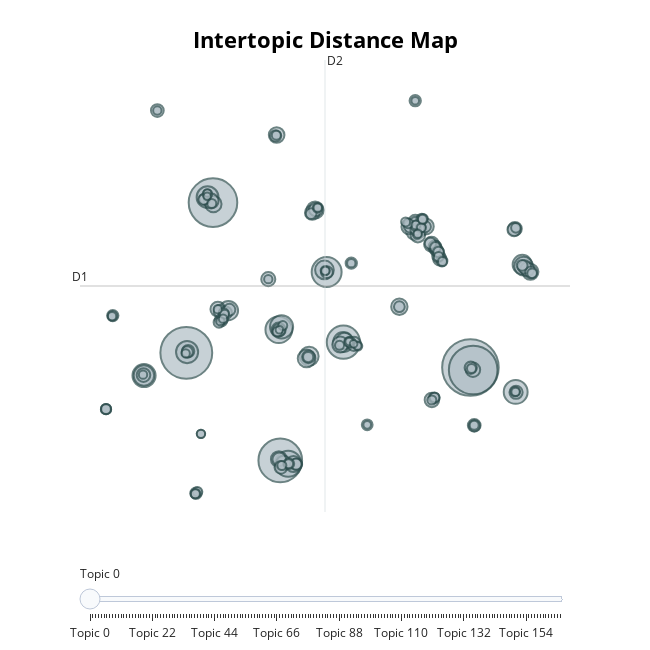

Notebook code for this chart:
### Code cell
fig = topic_model_custom.visualize_topics()
fig.show()

### Figure 1 — Plotly figure (JSON) as saved in the notebook; plotly's stock layout.template omitted (floating-point values rounded to 4 significant figures; data arrays with more than 128 entries replaced by an {"elided": "..."} marker saying what was removed)
{"data": [{"customdata": {"elided": "167x3 mixed values"}, "hovertemplate": "<b>Topic %{customdata[0]}</b><br>%{customdata[1]}<br>Size: %{customdata[2]}", "legendgroup": "", "marker": {"color": "#B0BEC5", "line": {"color": "DarkSlateGrey", "width": 2}, "size": {"elided": "167 int values"}, "sizemode": "area", "sizeref": 0.1719, "symbol": "circle"}, "mode": "markers", "name": "", "orientation": "v", "showlegend": false, "type": "scatter", "x": {"elided": "167 float values"}, "xaxis": "x", "y": {"elided": "167 float values"}, "yaxis": "y"}], "layout": {"annotations": [{"showarrow": false, "text": "D1", "x": -14.72, "y": 7.071, "yshift": 10}, {"showarrow": false, "text": "D2", "x": 3.361, "xshift": 10, "y": 25.66}], "height": 650, "hoverlabel": {"bgcolor": "white", "font": {"family": "Rockwell", "size": 16}}, "legend": {"itemsizing": "constant", "tracegroupgap": 0}, "margin": {"t": 60}, "shapes": [{"line": {"color": "#CFD8DC", "width": 2}, "type": "line", "x0": 3.361, "x1": 3.361, "y0": -11.51, "y1": 25.66}, {"line": {"color": "#9E9E9E", "width": 2}, "type": "line", "x0": -14.72, "x1": 21.44, "y0": 7.071, "y1": 7.071}], "sliders": [{"active": 0, "pad": {"t": 50}, "steps": [{"args": [{"marker.color": {"elided": "1x167 str values"}}], "label": "Topic 0", "method": "update"}, {"args": [{"marker.color": {"elided": "1x167 str values"}}], "label": "Topic 1", "method": "update"}, {"args": [{"marker.color": {"elided": "1x167 str values"}}], "label": "Topic 2", "method": "update"}, {"args": [{"marker.color": {"elided": "1x167 str values"}}], "label": "Topic 3", "method": "update"}, {"args": [{"marker.color": {"elided": "1x167 str values"}}], "label": "Topic 4", "method": "update"}, {"args": [{"marker.color": {"elided": "1x167 str values"}}], "label": "Topic 5", "method": "update"}, {"args": [{"marker.color": {"elided": "1x167 str values"}}], "label": "Topic 6", "method": "update"}, {"args": [{"marker.color": {"elided": "1x167 str values"}}], "label": "Topic 7", "method": "update"}, {"args": [{"marker.color": {"elided": "1x167 str values"}}], "label": "Topic 8", "method": "update"}, {"args": [{"marker.color": {"elided": "1x167 str values"}}], "label": "Topic 9", "method": "update"}, {"args": [{"marker.color": {"elided": "1x167 str values"}}], "label": "Topic 10", "method": "update"}, {"args": [{"marker.color": {"elided": "1x167 str values"}}], "label": "Topic 11", "method": "update"}, {"args": [{"marker.color": {"elided": "1x167 str values"}}], "label": "Topic 12", "method": "update"}, {"args": [{"marker.color": {"elided": "1x167 str values"}}], "label": "Topic 13", "method": "update"}, {"args": [{"marker.color": {"elided": "1x167 str values"}}], "label": "Topic 14", "method": "update"}, {"args": [{"marker.color": {"elided": "1x167 str values"}}], "label": "Topic 15", "method": "update"}, {"args": [{"marker.color": {"elided": "1x167 str values"}}], "label": "Topic 16", "method": "update"}, {"args": [{"marker.color": {"elided": "1x167 str values"}}], "label": "Topic 17", "method": "update"}, {"args": [{"marker.color": {"elided": "1x167 str values"}}], "label": "Topic 18", "method": "update"}, {"args": [{"marker.color": {"elided": "1x167 str values"}}], "label": "Topic 19", "method": "update"}, {"args": [{"marker.color": {"elided": "1x167 str values"}}], "label": "Topic 20", "method": "update"}, {"args": [{"marker.color": {"elided": "1x167 str values"}}], "label": "Topic 21", "method": "update"}, {"args": [{"marker.color": {"elided": "1x167 str values"}}], "label": "Topic 22", "method": "update"}, {"args": [{"marker.color": {"elided": "1x167 str values"}}], "label": "Topic 23", "method": "update"}, {"args": [{"marker.color": {"elided": "1x167 str values"}}], "label": "Topic 24", "method": "update"}, {"args": [{"marker.color": {"elided": "1x167 str values"}}], "label": "Topic 25", "method": "update"}, {"args": [{"marker.color": {"elided": "1x167 str values"}}], "label": "Topic 26", "method": "update"}, {"args": [{"marker.color": {"elided": "1x167 str values"}}], "label": "Topic 27", "method": "update"}, {"args": [{"marker.color": {"elided": "1x167 str values"}}], "label": "Topic 28", "method": "update"}, {"args": [{"marker.color": {"elided": "1x167 str values"}}], "label": "Topic 29", "method": "update"}, {"args": [{"marker.color": {"elided": "1x167 str values"}}], "label": "Topic 30", "method": "update"}, {"args": [{"marker.color": {"elided": "1x167 str values"}}], "label": "Topic 31", "method": "update"}, {"args": [{"marker.color": {"elided": "1x167 str values"}}], "label": "Topic 32", "method": "update"}, {"args": [{"marker.color": {"elided": "1x167 str values"}}], "label": "Topic 33", "method": "update"}, {"args": [{"marker.color": {"elided": "1x167 str values"}}], "label": "Topic 34", "method": "update"}, {"args": [{"marker.color": {"elided": "1x167 str values"}}], "label": "Topic 35", "method": "update"}, {"args": [{"marker.color": {"elided": "1x167 str values"}}], "label": "Topic 36", "method": "update"}, {"args": [{"marker.color": {"elided": "1x167 str values"}}], "label": "Topic 37", "method": "update"}, {"args": [{"marker.color": {"elided": "1x167 str values"}}], "label": "Topic 38", "method": "update"}, {"args": [{"marker.color": {"elided": "1x167 str values"}}], "label": "Topic 39", "method": "update"}, {"args": [{"marker.color": {"elided": "1x167 str values"}}], "label": "Topic 40", "method": "update"}, {"args": [{"marker.color": {"elided": "1x167 str values"}}], "label": "Topic 41", "method": "update"}, {"args": [{"marker.color": {"elided": "1x167 str values"}}], "label": "Topic 42", "method": "update"}, {"args": [{"marker.color": {"elided": "1x167 str values"}}], "label": "Topic 43", "method": "update"}, {"args": [{"marker.color": {"elided": "1x167 str values"}}], "label": "Topic 44", "method": "update"}, {"args": [{"marker.color": {"elided": "1x167 str values"}}], "label": "Topic 45", "method": "update"}, {"args": [{"marker.color": {"elided": "1x167 str values"}}], "label": "Topic 46", "method": "update"}, {"args": [{"marker.color": {"elided": "1x167 str values"}}], "label": "Topic 47", "method": "update"}, {"args": [{"marker.color": {"elided": "1x167 str values"}}], "label": "Topic 48", "method": "update"}, {"args": [{"marker.color": {"elided": "1x167 str values"}}], "label": "Topic 49", "method": "update"}, {"args": [{"marker.color": {"elided": "1x167 str values"}}], "label": "Topic 50", "method": "update"}, {"args": [{"marker.color": {"elided": "1x167 str values"}}], "label": "Topic 51", "method": "update"}, {"args": [{"marker.color": {"elided": "1x167 str values"}}], "label": "Topic 52", "method": "update"}, {"args": [{"marker.color": {"elided": "1x167 str values"}}], "label": "Topic 53", "method": "update"}, {"args": [{"marker.color": {"elided": "1x167 str values"}}], "label": "Topic 54", "method": "update"}, {"args": [{"marker.color": {"elided": "1x167 str values"}}], "label": "Topic 55", "method": "update"}, {"args": [{"marker.color": {"elided": "1x167 str values"}}], "label": "Topic 56", "method": "update"}, {"args": [{"marker.color": {"elided": "1x167 str values"}}], "label": "Topic 57", "method": "update"}, {"args": [{"marker.color": {"elided": "1x167 str values"}}], "label": "Topic 58", "method": "update"}, {"args": [{"marker.color": {"elided": "1x167 str values"}}], "label": "Topic 59", "method": "update"}, {"args": [{"marker.color": {"elided": "1x167 str values"}}], "label": "Topic 60", "method": "update"}, {"args": [{"marker.color": {"elided": "1x167 str values"}}], "label": "Topic 61", "method": "update"}, {"args": [{"marker.color": {"elided": "1x167 str values"}}], "label": "Topic 62", "method": "update"}, {"args": [{"marker.color": {"elided": "1x167 str values"}}], "label": "Topic 63", "method": "update"}, {"args": [{"marker.color": {"elided": "1x167 str values"}}], "label": "Topic 64", "method": "update"}, {"args": [{"marker.color": {"elided": "1x167 str values"}}], "label": "Topic 65", "method": "update"}, {"args": [{"marker.color": {"elided": "1x167 str values"}}], "label": "Topic 66", "method": "update"}, {"args": [{"marker.color": {"elided": "1x167 str values"}}], "label": "Topic 67", "method": "update"}, {"args": [{"marker.color": {"elided": "1x167 str values"}}], "label": "Topic 68", "method": "update"}, {"args": [{"marker.color": {"elided": "1x167 str values"}}], "label": "Topic 69", "method": "update"}, {"args": [{"marker.color": {"elided": "1x167 str values"}}], "label": "Topic 70", "method": "update"}, {"args": [{"marker.color": {"elided": "1x167 str values"}}], "label": "Topic 71", "method": "update"}, {"args": [{"marker.color": {"elided": "1x167 str values"}}], "label": "Topic 72", "method": "update"}, {"args": [{"marker.color": {"elided": "1x167 str values"}}], "label": "Topic 73", "method": "update"}, {"args": [{"marker.color": {"elided": "1x167 str values"}}], "label": "Topic 74", "method": "update"}, {"args": [{"marker.color": {"elided": "1x167 str values"}}], "label": "Topic 75", "method": "update"}, {"args": [{"marker.color": {"elided": "1x167 str values"}}], "label": "Topic 76", "method": "update"}, {"args": [{"marker.color": {"elided": "1x167 str values"}}], "label": "Topic 77", "method": "update"}, {"args": [{"marker.color": {"elided": "1x167 str values"}}], "label": "Topic 78", "method": "update"}, {"args": [{"marker.color": {"elided": "1x167 str values"}}], "label": "Topic 79", "method": "update"}, {"args": [{"marker.color": {"elided": "1x167 str values"}}], "label": "Topic 80", "method": "update"}, {"args": [{"marker.color": {"elided": "1x167 str values"}}], "label": "Topic 81", "method": "update"}, {"args": [{"marker.color": {"elided": "1x167 str values"}}], "label": "Topic 82", "method": "update"}, {"args": [{"marker.color": {"elided": "1x167 str values"}}], "label": "Topic 83", "method": "update"}, {"args": [{"marker.color": {"elided": "1x167 str values"}}], "label": "Topic 84", "method": "update"}, {"args": [{"marker.color": {"elided": "1x167 str values"}}], "label": "Topic 85", "method": "update"}, {"args": [{"marker.color": {"elided": "1x167 str values"}}], "label": "Topic 86", "method": "update"}, {"args": [{"marker.color": {"elided": "1x167 str values"}}], "label": "Topic 87", "method": "update"}, {"args": [{"marker.color": {"elided": "1x167 str values"}}], "label": "Topic 88", "method": "update"}, {"args": [{"marker.color": {"elided": "1x167 str values"}}], "label": "Topic 89", "method": "update"}, {"args": [{"marker.color": {"elided": "1x167 str values"}}], "label": "Topic 90", "method": "update"}, {"args": [{"marker.color": {"elided": "1x167 str values"}}], "label": "Topic 91", "method": "update"}, {"args": [{"marker.color": {"elided": "1x167 str values"}}], "label": "Topic 92", "method": "update"}, {"args": [{"marker.color": {"elided": "1x167 str values"}}], "label": "Topic 93", "method": "update"}, {"args": [{"marker.color": {"elided": "1x167 str values"}}], "label": "Topic 94", "method": "update"}, {"args": [{"marker.color": {"elided": "1x167 str values"}}], "label": "Topic 95", "method": "update"}, {"args": [{"marker.color": {"elided": "1x167 str values"}}], "label": "Topic 96", "method": "update"}, {"args": [{"marker.color": {"elided": "1x167 str values"}}], "label": "Topic 97", "method": "update"}, {"args": [{"marker.color": {"elided": "1x167 str values"}}], "label": "Topic 98", "method": "update"}, {"args": [{"marker.color": {"elided": "1x167 str values"}}], "label": "Topic 99", "method": "update"}, {"args": [{"marker.color": {"elided": "1x167 str values"}}], "label": "Topic 100", "method": "update"}, {"args": [{"marker.color": {"elided": "1x167 str values"}}], "label": "Topic 101", "method": "update"}, {"args": [{"marker.color": {"elided": "1x167 str values"}}], "label": "Topic 102", "method": "update"}, {"args": [{"marker.color": {"elided": "1x167 str values"}}], "label": "Topic 103", "method": "update"}, {"args": [{"marker.color": {"elided": "1x167 str values"}}], "label": "Topic 104", "method": "update"}, {"args": [{"marker.color": {"elided": "1x167 str values"}}], "label": "Topic 105", "method": "update"}, {"args": [{"marker.color": {"elided": "1x167 str values"}}], "label": "Topic 106", "method": "update"}, {"args": [{"marker.color": {"elided": "1x167 str values"}}], "label": "Topic 107", "method": "update"}, {"args": [{"marker.color": {"elided": "1x167 str values"}}], "label": "Topic 108", "method": "update"}, {"args": [{"marker.color": {"elided": "1x167 str values"}}], "label": "Topic 109", "method": "update"}, {"args": [{"marker.color": {"elided": "1x167 str values"}}], "label": "Topic 110", "method": "update"}, {"args": [{"marker.color": {"elided": "1x167 str values"}}], "label": "Topic 111", "method": "update"}, {"args": [{"marker.color": {"elided": "1x167 str values"}}], "label": "Topic 112", "method": "update"}, {"args": [{"marker.color": {"elided": "1x167 str values"}}], "label": "Topic 113", "method": "update"}, {"args": [{"marker.color": {"elided": "1x167 str values"}}], "label": "Topic 114", "method": "update"}, {"args": [{"marker.color": {"elided": "1x167 str values"}}], "label": "Topic 115", "method": "update"}, {"args": [{"marker.color": {"elided": "1x167 str values"}}], "label": "Topic 116", "method": "update"}, {"args": [{"marker.color": {"elided": "1x167 str values"}}], "label": "Topic 117", "method": "update"}, {"args": [{"marker.color": {"elided": "1x167 str values"}}], "label": "Topic 118", "method": "update"}, {"args": [{"marker.color": {"elided": "1x167 str values"}}], "label": "Topic 119", "method": "update"}, {"args": [{"marker.color": {"elided": "1x167 str values"}}], "label": "Topic 120", "method": "update"}, {"args": [{"marker.color": {"elided": "1x167 str values"}}], "label": "Topic 121", "method": "update"}, {"args": [{"marker.color": {"elided": "1x167 str values"}}], "label": "Topic 122", "method": "update"}, {"args": [{"marker.color": {"elided": "1x167 str values"}}], "label": "Topic 123", "method": "update"}, {"args": [{"marker.color": {"elided": "1x167 str values"}}], "label": "Topic 124", "method": "update"}, {"args": [{"marker.color": {"elided": "1x167 str values"}}], "label": "Topic 125", "method": "update"}, {"args": [{"marker.color": {"elided": "1x167 str values"}}], "label": "Topic 126", "method": "update"}, {"args": [{"marker.color": {"elided": "1x167 str values"}}], "label": "Topic 127", "method": "update"}, {"args": [{"marker.color": {"elided": "1x167 str values"}}], "label": "Topic 128", "method": "update"}, {"args": [{"marker.color": {"elided": "1x167 str values"}}], "label": "Topic 129", "method": "update"}, {"args": [{"marker.color": {"elided": "1x167 str values"}}], "label": "Topic 130", "method": "update"}, {"args": [{"marker.color": {"elided": "1x167 str values"}}], "label": "Topic 131", "method": "update"}, {"args": [{"marker.color": {"elided": "1x167 str values"}}], "label": "Topic 132", "method": "update"}, {"args": [{"marker.color": {"elided": "1x167 str values"}}], "label": "Topic 133", "method": "update"}, {"args": [{"marker.color": {"elided": "1x167 str values"}}], "label": "Topic 134", "method": "update"}, {"args": [{"marker.color": {"elided": "1x167 str values"}}], "label": "Topic 135", "method": "update"}, {"args": [{"marker.color": {"elided": "1x167 str values"}}], "label": "Topic 136", "method": "update"}, {"args": [{"marker.color": {"elided": "1x167 str values"}}], "label": "Topic 137", "method": "update"}, {"args": [{"marker.color": {"elided": "1x167 str values"}}], "label": "Topic 138", "method": "update"}, {"args": [{"marker.color": {"elided": "1x167 str values"}}], "label": "Topic 139", "method": "update"}, {"args": [{"marker.color": {"elided": "1x167 str values"}}], "label": "Topic 140", "method": "update"}, {"args": [{"marker.color": {"elided": "1x167 str values"}}], "label": "Topic 141", "method": "update"}, {"args": [{"marker.color": {"elided": "1x167 str values"}}], "label": "Topic 142", "method": "update"}, {"args": [{"marker.color": {"elided": "1x167 str values"}}], "label": "Topic 143", "method": "update"}, {"args": [{"marker.color": {"elided": "1x167 str values"}}], "label": "Topic 144", "method": "update"}, {"args": [{"marker.color": {"elided": "1x167 str values"}}], "label": "Topic 145", "method": "update"}, {"args": [{"marker.color": {"elided": "1x167 str values"}}], "label": "Topic 146", "method": "update"}, {"args": [{"marker.color": {"elided": "1x167 str values"}}], "label": "Topic 147", "method": "update"}, {"args": [{"marker.color": {"elided": "1x167 str values"}}], "label": "Topic 148", "method": "update"}, {"args": [{"marker.color": {"elided": "1x167 str values"}}], "label": "Topic 149", "method": "update"}, {"args": [{"marker.color": {"elided": "1x167 str values"}}], "label": "Topic 150", "method": "update"}, {"args": [{"marker.color": {"elided": "1x167 str values"}}], "label": "Topic 151", "method": "update"}, {"args": [{"marker.color": {"elided": "1x167 str values"}}], "label": "Topic 152", "method": "update"}, {"args": [{"marker.color": {"elided": "1x167 str values"}}], "label": "Topic 153", "method": "update"}, {"args": [{"marker.color": {"elided": "1x167 str values"}}], "label": "Topic 154", "method": "update"}, {"args": [{"marker.color": {"elided": "1x167 str values"}}], "label": "Topic 155", "method": "update"}, {"args": [{"marker.color": {"elided": "1x167 str values"}}], "label": "Topic 156", "method": "update"}, {"args": [{"marker.color": {"elided": "1x167 str values"}}], "label": "Topic 157", "method": "update"}, {"args": [{"marker.color": {"elided": "1x167 str values"}}], "label": "Topic 158", "method": "update"}, {"args": [{"marker.color": {"elided": "1x167 str values"}}], "label": "Topic 159", "method": "update"}, {"args": [{"marker.color": {"elided": "1x167 str values"}}], "label": "Topic 160", "method": "update"}, {"args": [{"marker.color": {"elided": "1x167 str values"}}], "label": "Topic 161", "method": "update"}, {"args": [{"marker.color": {"elided": "1x167 str values"}}], "label": "Topic 162", "method": "update"}, {"args": [{"marker.color": {"elided": "1x167 str values"}}], "label": "Topic 163", "method": "update"}, {"args": [{"marker.color": {"elided": "1x167 str values"}}], "label": "Topic 164", "method": "update"}, {"args": [{"marker.color": {"elided": "1x167 str values"}}], "label": "Topic 165", "method": "update"}, {"args": [{"marker.color": {"elided": "1x167 str values"}}], "label": "Topic 166", "method": "update"}]}], "title": {"font": {"color": "Black", "size": 22}, "text": "<b>Intertopic Distance Map</b>", "x": 0.5, "xanchor": "center", "y": 0.95, "yanchor": "top"}, "width": 650, "xaxis": {"anchor": "y", "domain": [0, 1], "range": [-14.72, 21.44], "title": {"text": ""}, "visible": false}, "yaxis": {"anchor": "x", "domain": [0, 1], "range": [-11.51, 25.66], "title": {"text": ""}, "visible": false}}}
